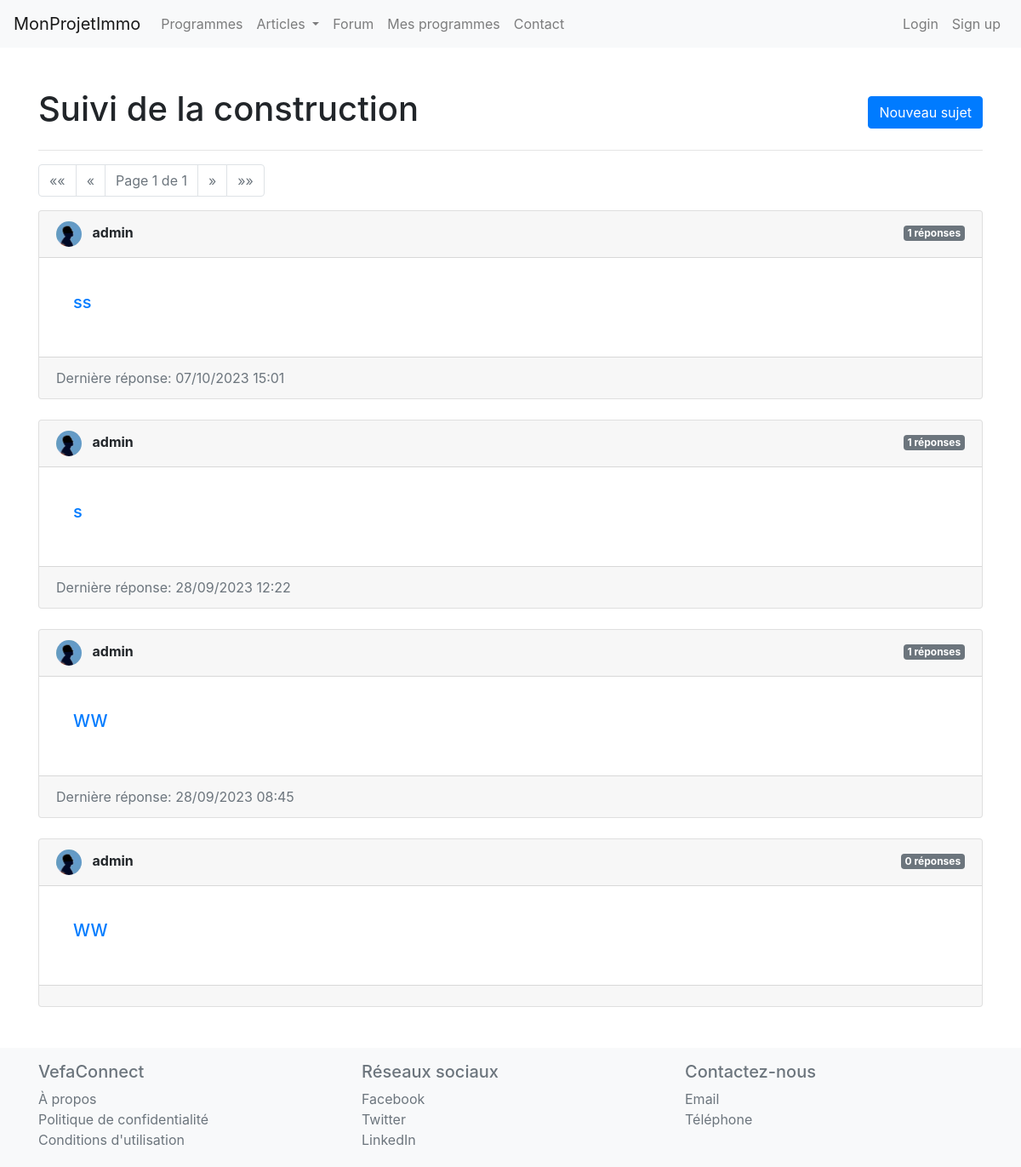
Page /program_forum/le-126-courbevoie-none/topic/suivi-de-la-construction-1/ on the committed database.
### forum/models.py (models this page shows, shortened)
class ForumTheme(models.Model):
    title = models.CharField(max_length=200)
    description = models.TextField(blank=True)
    forum = models.ForeignKey(Forum, on_delete=models.CASCADE, related_name='themes')
    order = models.IntegerField(default=0)
    icon_class = models.CharField(max_length=100, null=True, blank=True)
    slug = models.SlugField(unique=True, blank=True)

class ForumPost(models.Model):
    user = models.ForeignKey(UserProfile, on_delete=models.CASCADE)
    theme = models.ForeignKey(ForumTheme, on_delete=models.CASCADE, related_name='posts')
    title = models.CharField(max_length=200)
    slug = models.SlugField(unique=True, blank=True,null=True)
    real_estate_program = models.ForeignKey(RealEstateProgram, on_delete=models.CASCADE, blank=True, null=True)
    content = models.TextField()
    date_posted = models.DateTimeField(auto_now_add=True)
    def last_reply(self):
        last_reply = self.replies.aggregate(Max('date_posted'))['date_posted__max']
        if last_reply:
            return last_reply

class UserProfile(models.Model):
    GENDER_CHOICES = (
        ('M', 'Male'),
        ('F', 'Female'),
        ('O', 'Other'),
)
    user = models.OneToOneField(User, on_delete=models.CASCADE)
    bio = models.TextField(blank=True)
    followed_programs = models.ManyToManyField('website.RealEstateProgram', through='website.FollowedProgram', related_name='followers')
    joined_date = models.DateTimeField(auto_now_add=True)
    photo = models.ImageField(upload_to='user_photos/', blank=True, null=True)
    first_name = models.CharField(max_length=30, blank=True, null=True)
    last_name = models.CharField(max_length=30, blank=True, null=True)
    gender = models.CharField(max_length=1, null=False, blank=False, choices=GENDER_CHOICES)

### forum/views.py (the view)
# urls.py: path('topic/<slug:topic_slug>/', ForumThemeView.as_view(), name='general_forum_theme_detail'),
class ForumThemeView(View):
    def get(self, request, topic_slug, program_slug=None):
        program = None
        if program_slug:
            program = RealEstateProgram.objects.get(slug=program_slug)
        program_exists = bool(program)
        topic = ForumTheme.objects.get(slug=topic_slug)
        posts_all = topic.posts.all()
        if program:
            posts_all = posts_all.filter(real_estate_program=program)
        posts_all = posts_all.order_by('-date_posted')
        paginator = Paginator(posts_all, 10)  # Show 10 posts per page
        page = request.GET.get('page')
        posts = paginator.get_page(page)
        context = {
            'program': program,
            'topic': topic,
            'posts': posts,
            'program_exists': program_exists,
        }
        return render(request, 'forum_theme_detail.html', context)

### VefaConnect/context_processors.py (called while the page is built)
def categories(request):
    return {
        'categories': Category.objects.all()
    }

### forum/templates/forum_theme_detail.html (shortened to what this page needs)
{% extends 'base.html' %}
{% load static %}
{% block content %}
<head>
    <link rel="stylesheet" href="https://cdnjs.cloudflare.com/ajax/libs/font-awesome/5.15.1/css/all.min.css">
    <link rel="stylesheet" href="{% static 'forum/css/style.css' %}">
</head>
<div class="container my-5">
    <div class="d-flex justify-content-between align-items-center">
        <h1>{{ topic.title }}</h1>
        {% if program_exists %}
        <a href="{% url 'create_post_with_program' program.slug topic.slug  %}" class="btn btn-primary">Nouveau sujet</a>
{% else %}
        <a href="{% url 'create_post_general' topic.slug %}" class="btn btn-primary">Nouveau sujet</a>
        {% endif %}
    </div>
    <hr class="elegant-line">
      <ul class="pagination">
        {% if posts.has_previous %}
            <li class="page-item">
                <a class="page-link" href="?page=1" aria-label="First">
                    <span aria-hidden="true">&laquo;&laquo;</span>
                </a>
            </li>
            <li class="page-item">
                <a class="page-link" href="?page={{ posts.previous_page_number }}" aria-label="Previous">
                    <span aria-hidden="true">&laquo;</span>
                </a>
            </li>
        {% else %}
            <li class="page-item disabled">
                <a class="page-link" href="#" aria-label="First">
                    <span aria-hidden="true">&laquo;&laquo;</span>
                </a>
            </li>
            <li class="page-item disabled">
                <a class="page-link" href="#" aria-label="Previous">
                    <span aria-hidden="true">&laquo;</span>
                </a>
            </li>
        {% endif %}
        <li class="page-item disabled">
            <a class="page-link" href="#">Page {{ posts.number }} de {{ posts.paginator.num_pages }}</a>
        </li>
        {% if posts.has_next %}
            <li class="page-item">
                <a class="page-link" href="?page={{ posts.next_page_number }}" aria-label="Next">
                    <span aria-hidden="true">&raquo;</span>
                </a>
            </li>
            <li class="page-item">
                <a class="page-link" href="?page={{ posts.paginator.num_pages }}" aria-label="Last">
                    <span aria-hidden="true">&raquo;&raquo;</span>
                </a>
            </li>
        {% else %}
            <li class="page-item disabled">
                <a class="page-link" href="#" aria-label="Next">
                    <span aria-hidden="true">&raquo;</span>
                </a>
            </li>
            <li class="page-item disabled">
                <a class="page-link" href="#" aria-label="Last">
                    <span aria-hidden="true">&raquo;&raquo;</span>
                </a>
            </li>
        {% endif %}
    </ul>
    {% for post in posts %}
        <div class="card mb-4">
            <div class="card-header d-flex justify-content-between">
                <div>
                    <img src="{{ post.user.photo.url }}" class="rounded-circle mr-2" width="30" height="30">
                    <span class="font-weight-bold">{{ post.user.user.username }}</span>
                </div>
                <div>
                    <span class="badge badge-secondary">{{ post.replies.count }} réponses</span>
                </div>
            </div>
            <div class="card-body">
                <div class="card-body">
                    {% if post.real_estate_program and post.real_estate_program.slug %}
                        <a href="{% url 'program_post_detail' program_slug=post.real_estate_program.slug topic_slug=topic.slug  post_slug=post.slug%}"><h5 class="card-title">{{ post.title }}</h5></a>
                        {% else %}
                        <a href="{% url 'general_post_detail' topic_slug=topic.slug post_slug=post.slug %}"><h5 class="card-title">{{ post.title }}</h5></a>
                    {% endif %}
                </div>
            </div>
            <div class="card-footer text-muted">
                {% if post.last_reply %}
                Dernière réponse: {{ post.last_reply|date:"d/m/Y H:i" }}
                {% endif %}
            </div>
        </div>
    {% endfor %}
</div>
{% endblock %}

### website/static/website/css/style.css (style rules this page uses)
html, body { height: 100%; display: flex; flex-direction: column; }
body { flex-grow: 1; margin-bottom: 0; }

### rows in the picture
ForumTheme: title "Suivi de la construction"
ForumPost: user.photo (placeholder picture), user.user.username "admin", replies.count "1", title "ss", last_reply "07/10/2023 15:01"
ForumPost: user.photo (placeholder picture), user.user.username "admin", replies.count "1", title "s", last_reply "28/09/2023 12:22"
ForumPost: user.photo (placeholder picture), user.user.username "admin", replies.count "1", title "WW", last_reply "28/09/2023 08:45"
ForumPost: user.photo (placeholder picture), user.user.username "admin", replies.count "0", title "WW"

### other values in the picture
{{ posts.number }} "1"
{{ posts.paginator.num_pages }} "1"
